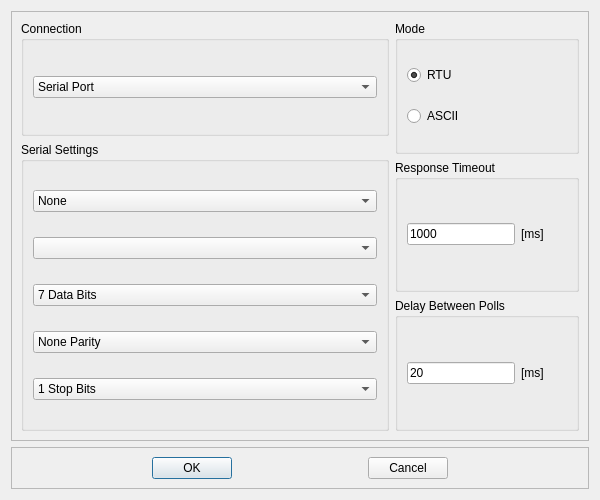
<?xml version="1.0" encoding="UTF-8"?>
<ui version="4.0">
 <class>config_modbusDialog</class>
 <widget class="QDialog" name="config_modbusDialog">
  <property name="geometry">
   <rect>
    <x>0</x>
    <y>0</y>
    <width>600</width>
    <height>500</height>
   </rect>
  </property>
  <property name="windowTitle">
   <string>Dialog</string>
  </property>
  <layout class="QGridLayout" name="gridLayout_4">
   <item row="0" column="0">
    <layout class="QVBoxLayout" name="verticalLayout_4">
     <item>
      <widget class="QFrame" name="frame">
       <property name="frameShape">
        <enum>QFrame::StyledPanel</enum>
       </property>
       <property name="frameShadow">
        <enum>QFrame::Raised</enum>
       </property>
       <layout class="QHBoxLayout" name="horizontalLayout" stretch="2,1">
        <item>
         <layout class="QVBoxLayout" name="verticalLayout" stretch="2,5">
          <item>
           <widget class="QGroupBox" name="groupBox">
            <property name="title">
             <string>Connection</string>
            </property>
            <layout class="QGridLayout" name="gridLayout_7">
             <item row="0" column="0">
              <widget class="QComboBox" name="cbox_ConnType">
               <property name="minimumSize">
                <size>
                 <width>150</width>
                 <height>0</height>
                </size>
               </property>
               <item>
                <property name="text">
                 <string>Serial Port</string>
                </property>
               </item>
              </widget>
             </item>
            </layout>
           </widget>
          </item>
          <item>
           <widget class="QGroupBox" name="groupBox_5">
            <property name="title">
             <string>Serial Settings</string>
            </property>
            <layout class="QGridLayout" name="gridLayout_5">
             <item row="0" column="0">
              <widget class="QComboBox" name="cbox_COM_port">
               <property name="minimumSize">
                <size>
                 <width>150</width>
                 <height>0</height>
                </size>
               </property>
               <property name="editable">
                <bool>false</bool>
               </property>
               <item>
                <property name="text">
                 <string>None</string>
                </property>
               </item>
              </widget>
             </item>
             <item row="1" column="0">
              <widget class="QComboBox" name="cbox_Baud">
               <property name="minimumSize">
                <size>
                 <width>150</width>
                 <height>0</height>
                </size>
               </property>
              </widget>
             </item>
             <item row="2" column="0">
              <widget class="QComboBox" name="cbox_DataBits">
               <property name="minimumSize">
                <size>
                 <width>150</width>
                 <height>0</height>
                </size>
               </property>
               <item>
                <property name="text">
                 <string>7 Data Bits</string>
                </property>
               </item>
               <item>
                <property name="text">
                 <string>8 Data Bits</string>
                </property>
               </item>
              </widget>
             </item>
             <item row="3" column="0">
              <widget class="QComboBox" name="cbox_Parity">
               <property name="minimumSize">
                <size>
                 <width>150</width>
                 <height>0</height>
                </size>
               </property>
               <item>
                <property name="text">
                 <string>None Parity</string>
                </property>
               </item>
              </widget>
             </item>
             <item row="4" column="0">
              <widget class="QComboBox" name="cbox_StopBits">
               <property name="minimumSize">
                <size>
                 <width>150</width>
                 <height>0</height>
                </size>
               </property>
               <item>
                <property name="text">
                 <string>1 Stop Bits</string>
                </property>
               </item>
               <item>
                <property name="text">
                 <string>2 Stop Bits</string>
                </property>
               </item>
              </widget>
             </item>
            </layout>
           </widget>
          </item>
         </layout>
        </item>
        <item>
         <layout class="QVBoxLayout" name="verticalLayout_2">
          <item>
           <widget class="QGroupBox" name="groupBox_2">
            <property name="title">
             <string>Mode</string>
            </property>
            <layout class="QGridLayout" name="gridLayout">
             <item row="0" column="0">
              <widget class="QRadioButton" name="radioB_RTU">
               <property name="text">
                <string>RTU</string>
               </property>
               <property name="checked">
                <bool>true</bool>
               </property>
              </widget>
             </item>
             <item row="1" column="0">
              <widget class="QRadioButton" name="radioB_ASCII">
               <property name="text">
                <string>ASCII</string>
               </property>
              </widget>
             </item>
            </layout>
           </widget>
          </item>
          <item>
           <widget class="QGroupBox" name="groupBox_3">
            <property name="title">
             <string>Response Timeout</string>
            </property>
            <layout class="QGridLayout" name="gridLayout_3">
             <item row="0" column="0">
              <widget class="QLineEdit" name="lineEdit">
               <property name="sizePolicy">
                <sizepolicy hsizetype="Preferred" vsizetype="Fixed">
                 <horstretch>0</horstretch>
                 <verstretch>0</verstretch>
                </sizepolicy>
               </property>
               <property name="minimumSize">
                <size>
                 <width>70</width>
                 <height>0</height>
                </size>
               </property>
               <property name="text">
                <string>1000</string>
               </property>
              </widget>
             </item>
             <item row="0" column="1">
              <widget class="QLabel" name="label">
               <property name="text">
                <string>[ms]</string>
               </property>
              </widget>
             </item>
            </layout>
           </widget>
          </item>
          <item>
           <widget class="QGroupBox" name="groupBox_4">
            <property name="title">
             <string>Delay Between Polls</string>
            </property>
            <layout class="QGridLayout" name="gridLayout_2">
             <item row="0" column="0">
              <widget class="QLineEdit" name="lineEdit_2">
               <property name="sizePolicy">
                <sizepolicy hsizetype="Preferred" vsizetype="Fixed">
                 <horstretch>0</horstretch>
                 <verstretch>0</verstretch>
                </sizepolicy>
               </property>
               <property name="minimumSize">
                <size>
                 <width>70</width>
                 <height>0</height>
                </size>
               </property>
               <property name="text">
                <string>20</string>
               </property>
              </widget>
             </item>
             <item row="0" column="1">
              <widget class="QLabel" name="label_2">
               <property name="text">
                <string>[ms]</string>
               </property>
              </widget>
             </item>
            </layout>
           </widget>
          </item>
         </layout>
        </item>
       </layout>
      </widget>
     </item>
     <item>
      <widget class="QFrame" name="frame_2">
       <property name="sizePolicy">
        <sizepolicy hsizetype="Preferred" vsizetype="Fixed">
         <horstretch>0</horstretch>
         <verstretch>0</verstretch>
        </sizepolicy>
       </property>
       <property name="frameShape">
        <enum>QFrame::StyledPanel</enum>
       </property>
       <property name="frameShadow">
        <enum>QFrame::Raised</enum>
       </property>
       <layout class="QGridLayout" name="gridLayout_6">
        <item row="0" column="0">
         <spacer name="horizontalSpacer">
          <property name="orientation">
           <enum>Qt::Horizontal</enum>
          </property>
          <property name="sizeHint" stdset="0">
           <size>
            <width>122</width>
            <height>20</height>
           </size>
          </property>
         </spacer>
        </item>
        <item row="0" column="1">
         <widget class="QPushButton" name="btn_OK">
          <property name="text">
           <string>OK</string>
          </property>
         </widget>
        </item>
        <item row="0" column="2">
         <spacer name="horizontalSpacer_2">
          <property name="orientation">
           <enum>Qt::Horizontal</enum>
          </property>
          <property name="sizeHint" stdset="0">
           <size>
            <width>123</width>
            <height>20</height>
           </size>
          </property>
         </spacer>
        </item>
        <item row="0" column="3">
         <widget class="QPushButton" name="btn_Cancel">
          <property name="text">
           <string>Cancel</string>
          </property>
         </widget>
        </item>
        <item row="0" column="4">
         <spacer name="horizontalSpacer_3">
          <property name="orientation">
           <enum>Qt::Horizontal</enum>
          </property>
          <property name="sizeHint" stdset="0">
           <size>
            <width>122</width>
            <height>20</height>
           </size>
          </property>
         </spacer>
        </item>
       </layout>
      </widget>
     </item>
    </layout>
   </item>
  </layout>
 </widget>
 <resources/>
 <connections/>
</ui>
